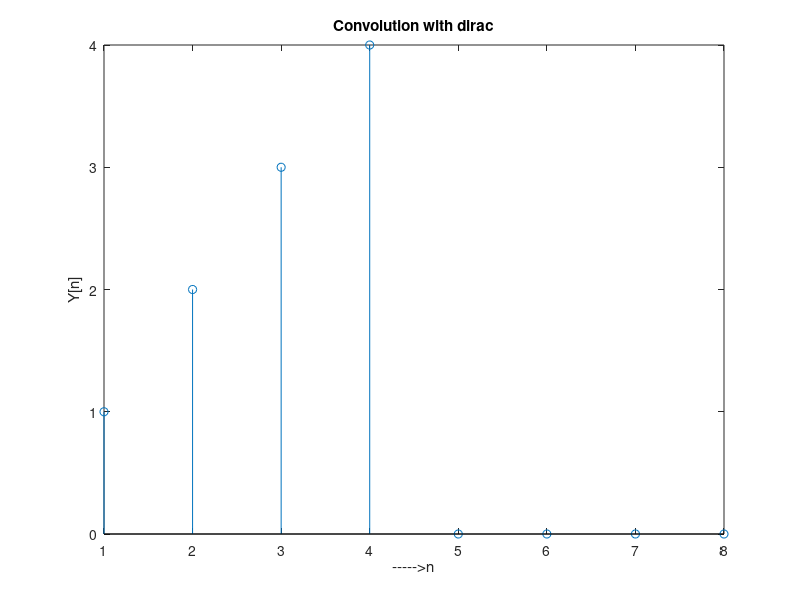
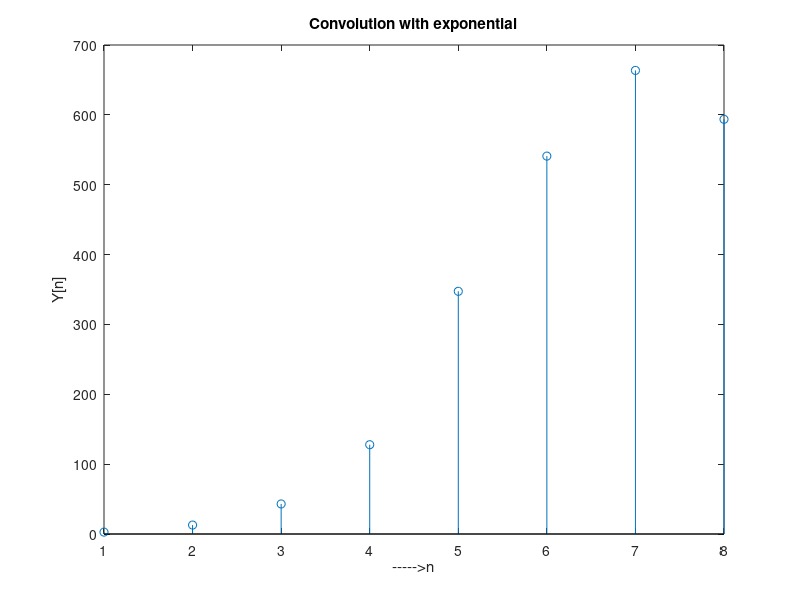
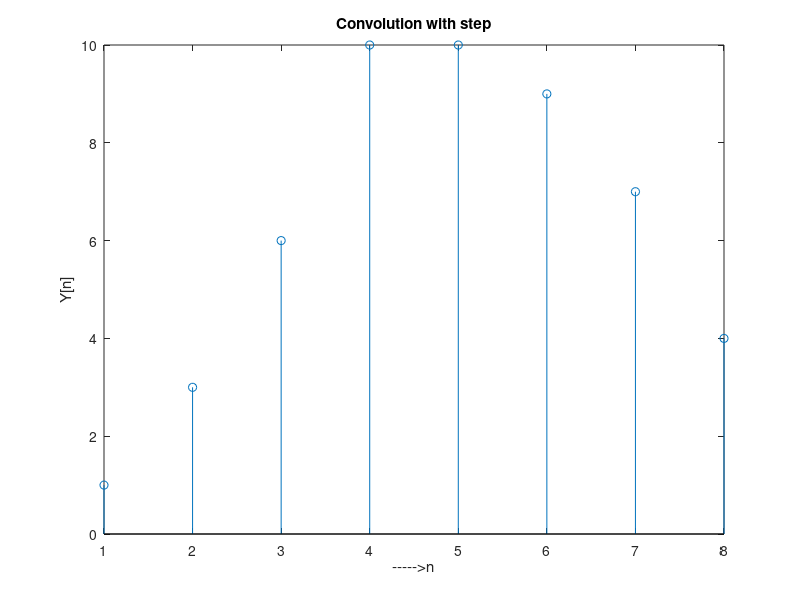
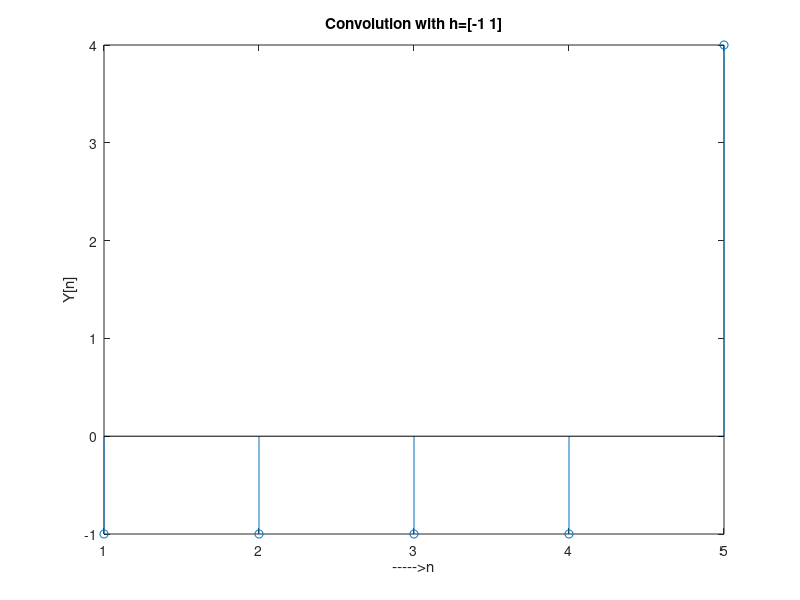

The MATLAB source for these figures, in order:
% Yeman Brhane 
%MAIA 
%LAB3

function Lab3 ()
close all;
clear all;
clc;
N=5;
x=[1 2 3 4]; % input signal

%1D convolution for diarc filter
figure
h=zeros(1,N); % unit step
h(1)=1;
Y=convFn(x,h);
stem(Y);
ylabel('Y[n]');
xlabel('----->n');
title('Convolution with dirac');


%1D convolution for exponential filter
    h=exp(1:N);
    Y=convFn(x,h);
    figure
    stem(Y);
    ylabel('Y[n]');
    xlabel('----->n');
    title('Convolution with exponential');


%1D convolution for unit step filter
    figure
    h=ones(1,N);
    Y=convFn(x,h);
    stem(Y);
    ylabel('Y[n]');
    xlabel('----->n');
    title('Convolution with step');
    
% h=[-1 1];
    figure
    h=[-1 1];
    Y=convFn(x,h);
    stem(Y);
    ylabel('Y[n]');
    xlabel('----->n');
    title('Convolution with h=[-1 1]');
% Question 1.3
    h=zeros(1,N);
    h(1)=1;
    m=length(x);
    n=length(h);

% Periodic pading
x=[1 2 3 4]; % input signal
figure
h=ones(1,N);
m=length(x);
n=length(h);
X=[x(1:(n-1)),x,x(1:(n-1))]; % I have paded the its first n-1 at begining and ending
Y=convFn_extended(X,h,n,m);
stem(Y);
ylabel('Y[n]');
xlabel('----->n');
title('Convolution with periodic padding');

% constant pading
x=[1 2 3 4]; % input signal
figure
h=ones(1,N);
m=length(x);
n=length(h);
X=[ones(1,(n-1)),x,ones(1,(n-1))]; % I have paded the its first n-1 at begining and ending
Y=convFn_extended(X,h,n,m);
stem(Y);
ylabel('Y[n]');
xlabel('----->n');
title('Convolution with constant padding');

% Symetric pading
x=[1 2 3 4]; % input signal
figure
h=ones(1,N);
m=length(x);
n=length(h);
X_f=flip(x); % this flips x from left to right
X=[X_f(1:(n-1)),x,X_f(1:(n-1))]; % I have paded the its first n-1 at begining and ending
Y=convFn_extended(X,h,n,m);
stem(Y);
ylabel('Y[n]');
xlabel('----->n');
title('Convolution with Symetric pading');

function Y=convFn(x,h)
m=length(x);
n=length(h);
X=[zeros(1,n-1),x,zeros(1,n-1)]; % I have paded length(h)-1 at begining and ending
% the size of the  convolved signal is n+m+1
L=n+m-1;
Y=zeros(1,L);
for i=1:L
for j=1:n
    Y(i)=Y(i)+X(n+i-j)*h(j);
end
end
end

% extended version
function Y=convFn_extended(X,H,n,m)

L=n+m-1;
Y=zeros(1,L);
for i=1:L
for j=1:n
    Y(i)=Y(i)+X(n+i-j)*h(j);
end
end
end
end
